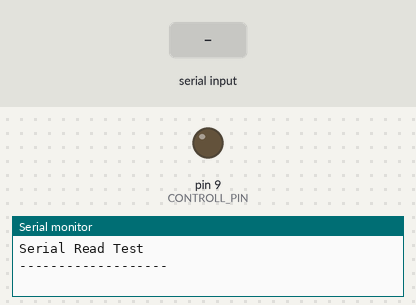
The sketch below on a simulated Arduino Uno, built with avr-gcc and run on an emulated ATmega328P. Shown: output pins drawn as LEDs (lit = HIGH), the last lines printed to the serial monitor. The inputs (shaded band) are chosen by the test bench.

Above: at 1.4 s.
1.5 s: "90,45\n" received over Serial
At 2.4 s:
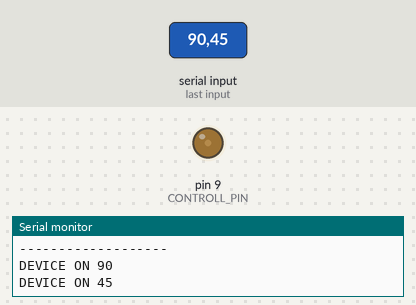
3.0 s: "30,150\n" received over Serial
At 3.6 s:
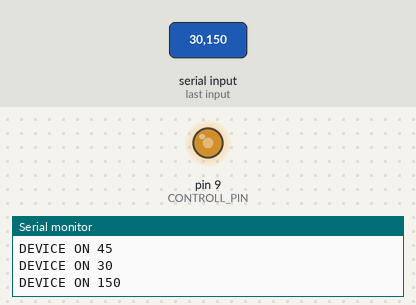
4.5 s: "200\n" received over Serial
At 5.7 s:
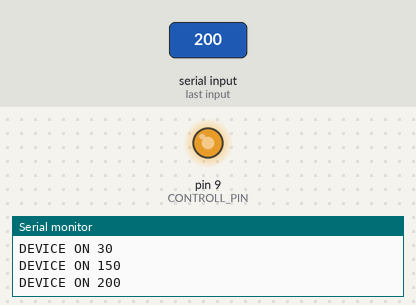
6.0 s: "90\n" received over Serial
At 7.1 s:
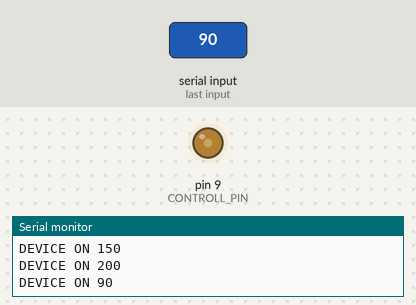
Timing chart, 0 to 8.5 s (numbered marks = the images above; inputs shaded):
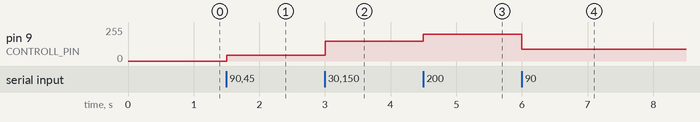

Measured:
- after the input at 1.5 s, pin 9 (CONTROLL_PIN): 0/255 → 45/255 at once
- after the input at 3.0 s, pin 9 (CONTROLL_PIN): 45/255 → 150/255 at once
- after the input at 4.5 s, pin 9 (CONTROLL_PIN): 150/255 → 200/255 at once
- after the input at 6.0 s, pin 9 (CONTROLL_PIN): 200/255 → 90/255 at once

The sketch:

blower_controller.ino
```cpp
#define CONTROLL_PIN 9

void setup() {
  pinMode(CONTROLL_PIN, OUTPUT);
  digitalWrite(CONTROLL_PIN, LOW);

  Serial.begin(115200);
  while (!Serial) ; // wait for serial
  delay(200);
  Serial.println("Serial Read Test");
  Serial.println("-------------------");

}

int get_serial_data() {

  char input[30];
  uint8_t i = 0;
  int result = -1;

  while (true) {
    if (Serial.available() > 0) {
      input[i] = Serial.read();
      if (input[i] >= '0' && input[i] <= '9') {
        i++;
      } else {

        if (i == 0) {
          break;
        }

        // 末尾に終端文字の挿入
        input[i] = '\0';
        // 受信文字列を送信
        //Serial.println(input);
        // カウンタの初期化
        i = 0;
        result = atoi(input);
        break;
      }
    }
  }

  return result;
}

void loop() {

  int v = get_serial_data();

  if (v == -1) {
    return;
  }

  if (v == 0) {
    Serial.print("DEVICE OFF\n");
    analogWrite(CONTROLL_PIN, 0);
  } else if (v > 0 && v < 256) {
    Serial.print("DEVICE ON ");
    Serial.println(v);
    analogWrite(CONTROLL_PIN, v);
  } else {
    Serial.println("INVALID DATA");
  }

}
```
